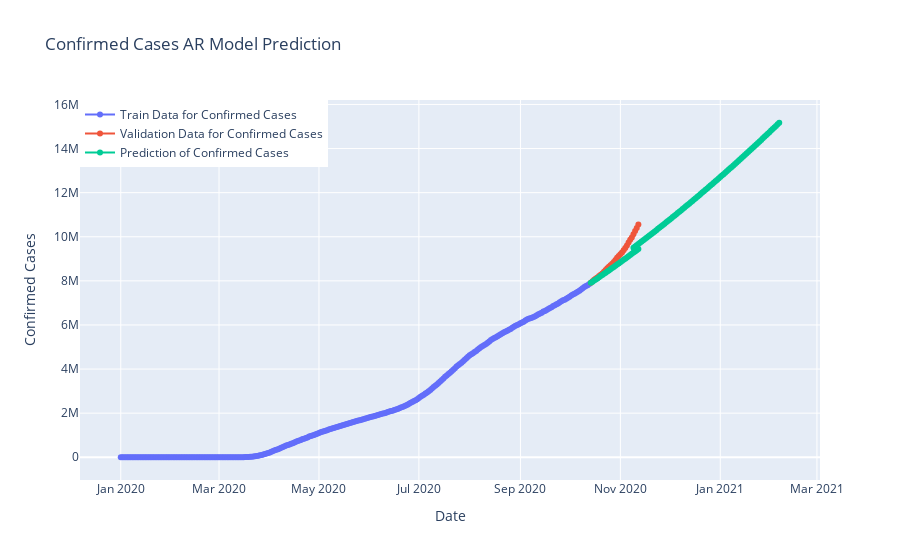

Notebook code cell kept with this figure:
### Code cell
fig=go.Figure()
fig.add_trace(go.Scatter(x=model_train.index, y=model_train["cumulative_confirmed"],
                    mode='lines+markers',name="Train Data for Confirmed Cases"))
fig.add_trace(go.Scatter(x=valid.index, y=valid["cumulative_confirmed"],
                    mode='lines+markers',name="Validation Data for Confirmed Cases",))
fig.add_trace(go.Scatter(x=y_pred.index, y=y_pred["AR Model Prediction"],
                    mode='lines+markers',name="Prediction of Confirmed Cases",))
fig.update_layout(title="Confirmed Cases AR Model Prediction",
                 xaxis_title="Date",yaxis_title="Confirmed Cases",legend=dict(x=0,y=1,traceorder="normal"))
fig.show()
